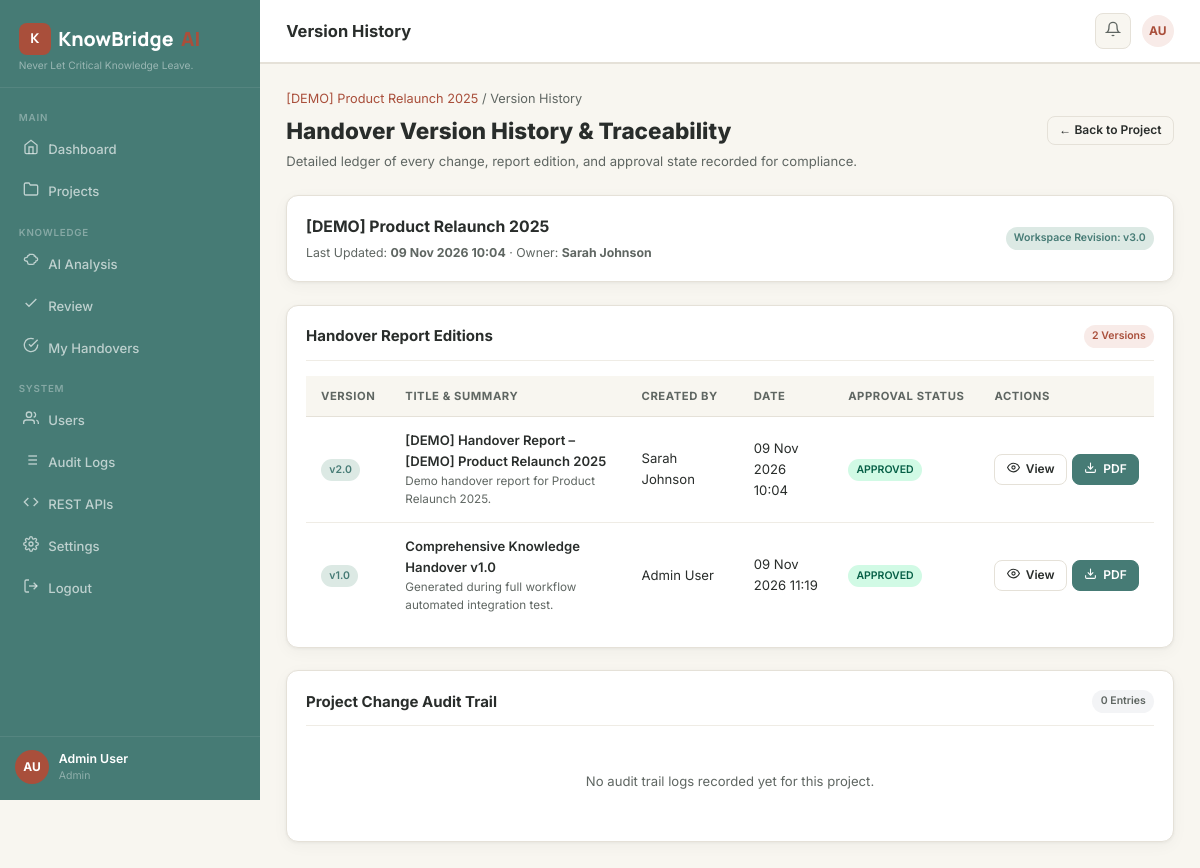
Page /projects/1/version-history (signed in) on the committed database.
### app.py (models this page shows, shortened)
class User(UserMixin, db.Model):
    __tablename__ = 'users'
    id = db.Column(db.Integer, primary_key=True)
    name = db.Column(db.String(120), nullable=False)
    email = db.Column(db.String(255), unique=True, nullable=False)
    password_hash = db.Column(db.String(255), nullable=False)
    role = db.Column(db.String(30), default='team_member')  # admin / project_manager / team_member
    is_active = db.Column(db.Boolean, default=True)
    created_at = db.Column(db.DateTime, default=lambda: datetime.now(timezone.utc))
    avatar_initials = db.Column(db.String(4))
    projects_owned = db.relationship('Project', back_populates='owner', foreign_keys='Project.owner_id')
    memberships = db.relationship('ProjectMember', back_populates='user')
    documents = db.relationship('Document', back_populates='uploader')
    reviews = db.relationship('Review', back_populates='reviewer')
    audit_logs = db.relationship('AuditLog', back_populates='user')
    def is_admin(self): return self.role == 'admin'
    def get_initials(self):
        parts = self.name.strip().split()
        return (''.join(p[0].upper() for p in parts[:2])) if parts else 'U'

class Project(db.Model):
    __tablename__ = 'projects'
    id = db.Column(db.Integer, primary_key=True)
    name = db.Column(db.String(200), nullable=False)
    description = db.Column(db.Text)
    status = db.Column(db.String(30), default='active')  # active/completed/on_hold/archived
    priority = db.Column(db.String(20), default='medium')
    start_date = db.Column(db.Date)
    end_date = db.Column(db.Date)
    is_demo = db.Column(db.Boolean, default=False)
    owner_id = db.Column(db.Integer, db.ForeignKey('users.id'))
    created_at = db.Column(db.DateTime, default=lambda: datetime.now(timezone.utc))
    updated_at = db.Column(db.DateTime, default=lambda: datetime.now(timezone.utc), onupdate=lambda: datetime.now(timezone.utc))
    owner = db.relationship('User', back_populates='projects_owned', foreign_keys=[owner_id])
    members = db.relationship('ProjectMember', back_populates='project', cascade='all, delete-orphan')
    documents = db.relationship('Document', back_populates='project', cascade='all, delete-orphan')
    tasks = db.relationship('Task', back_populates='project', cascade='all, delete-orphan')
    risks = db.relationship('Risk', back_populates='project', cascade='all, delete-orphan')
    decisions = db.relationship('Decision', back_populates='project', cascade='all, delete-orphan')
    reports = db.relationship('HandoverReport', back_populates='project', cascade='all, delete-orphan')
    knowledge_items = db.relationship('ExtractedKnowledge', back_populates='project', cascade='all, delete-orphan')

class HandoverReport(db.Model):
    __tablename__ = 'handover_reports'
    id = db.Column(db.Integer, primary_key=True)
    project_id = db.Column(db.Integer, db.ForeignKey('projects.id'))
    generated_by_id = db.Column(db.Integer, db.ForeignKey('users.id'))
    title = db.Column(db.String(300))
    summary = db.Column(db.Text)
    content_json = db.Column(db.Text)
    status = db.Column(db.String(30), default='draft')  # draft/approved/shared
    approved_by_id = db.Column(db.Integer, db.ForeignKey('users.id'))
    approved_at = db.Column(db.DateTime)
    generated_at = db.Column(db.DateTime, default=lambda: datetime.now(timezone.utc))
    project = db.relationship('Project', back_populates='reports')
    generated_by = db.relationship('User', foreign_keys=[generated_by_id])
    approved_by = db.relationship('User', foreign_keys=[approved_by_id])
    acknowledgements = db.relationship('Acknowledgement', back_populates='report', cascade='all, delete-orphan')

### app.py (the view)
@app.route('/projects/<int:pid>/version-history')
@login_required
def version_history_page(pid):
    p = db.session.get(Project, pid)
    if not p or not can_access_project(pid):
        abort(404)
    logs = AuditLog.query.filter_by(resource_type='project', resource_id=pid).order_by(AuditLog.created_at.desc()).limit(50).all()
    return render_template('version_history.html', project=p, logs=logs)

### app.py (called while the page is built, shortened)
@login_manager.user_loader
def load_user(uid): return db.session.get(User, int(uid))

def can_access_project(project_id):
    if current_user.is_admin():
        return True

@app.context_processor
def inject_globals():
    unread = 0
    if current_user.is_authenticated:
        unread = Notification.query.filter_by(user_id=current_user.id, is_read=False).count()
    return {'unread_notifications': unread, 'now': datetime.now(timezone.utc)}

### templates/version_history.html (shortened to what this page needs)
{% extends 'base.html' %}
{% block topbar_title %}Version History{% endblock %}
{% block content %}
<div class="page-header">
  <div>
    <div style="font-size:.85rem;color:var(--text-secondary);margin-bottom:.25rem;">
      <a href="{{ url_for('project_detail', pid=project.id) }}">{{ project.name }}</a> / Version History
    </div>
    <div class="page-title">Handover Version History & Traceability</div>
    <div class="page-subtitle">Detailed ledger of every change, report edition, and approval state recorded for compliance.</div>
  </div>
  <div style="display:flex;gap:.6rem;">
    <a href="{{ url_for('project_detail', pid=project.id) }}" class="btn btn-outline btn-sm">← Back to Project</a>
  </div>
</div>
<div class="card" style="margin-bottom:1.5rem;padding:1.25rem;">
  <div style="display:flex;justify-content:space-between;align-items:center;flex-wrap:wrap;gap:1rem;">
    <div>
      <div style="font-weight:700;font-size:1.05rem;">{{ project.name }}</div>
      <div style="font-size:.82rem;color:var(--text-secondary);margin-top:.2rem;">
        Last Updated: <strong>{{ project.updated_at.strftime('%d %b %Y %H:%M') if project.updated_at else 'Initial' }}</strong> · Owner: <strong>{{ project.owner.name if project.owner else 'Unknown' }}</strong>
      </div>
    </div>
    <div style="display:flex;gap:.5rem;">
      <span class="badge badge-sage">Workspace Revision: v{{ project.reports|length + 1 }}.0</span>
    </div>
  </div>
</div>
<div class="card">
  <div class="card-header">
    <span class="card-title">Handover Report Editions</span>
    <span class="badge badge-primary">{{ project.reports|length }} Versions</span>
  </div>
  {% if project.reports %}
  <div class="table-wrap">
    <table class="kb-table">
      <thead>
        <tr>
          <th>Version</th>
          <th>Title & Summary</th>
          <th>Created By</th>
          <th>Date</th>
          <th>Approval Status</th>
          <th>Actions</th>
        </tr>
      </thead>
      <tbody>
        {% for r in project.reports %}
        <tr>
          <td><span class="badge badge-sage">v{{ loop.revindex }}.0</span></td>
          <td>
            <div style="font-weight:600;">{{ r.title }}</div>
            <div style="font-size:.78rem;color:var(--text-secondary);">{{ r.summary }}</div>
          </td>
          <td>{{ r.generated_by.name if r.generated_by else 'Unknown' }}</td>
          <td>{{ r.generated_at.strftime('%d %b %Y %H:%M') }}</td>
          <td>
            <span class="badge {% if r.status=='approved' %}badge-success{% elif r.status=='shared' %}badge-info{% else %}badge-muted{% endif %}">
              {{ r.status|upper }}
            </span>
          </td>
          <td>
            <div style="display:flex;gap:.35rem;">
              <a href="{{ url_for('view_report', rid=r.id) }}" class="btn btn-outline btn-sm"><span data-icon="eye"></span> View</a>
              <a href="{{ url_for('download_report_pdf', rid=r.id) }}" class="btn btn-forest btn-sm"><span data-icon="download"></span> PDF</a>
            </div>
          </td>
        </tr>
        {% endfor %}
      </tbody>
    </table>
  </div>
  {% endif %}
</div>
<div class="card" style="margin-top:1.5rem;">
  <div class="card-header">
    <span class="card-title">Project Change Audit Trail</span>
    <span class="badge badge-muted">{{ logs|length }} Entries</span>
  </div>
  {% if logs %}
  <div class="table-wrap">
    <table class="kb-table">
      <thead>
        <tr>
          <th>Timestamp</th>
          <th>Actor</th>
          <th>Action</th>
          <th>Details</th>
          <th>Origin IP</th>
        </tr>
      </thead>
      <tbody>
        {% for l in logs %}
        <tr>
          <td style="font-size:.8rem;white-space:nowrap;">{{ l.created_at.strftime('%d %b %Y %H:%M') }}</td>
          <td><strong>{{ l.user.name if l.user else 'System' }}</strong></td>
          <td><span class="badge badge-sage">{{ l.action.replace('_',' ')|title }}</span></td>
          <td style="font-size:.8rem;color:var(--text-secondary);">{{ l.details or '—' }}</td>
          <td style="font-size:.78rem;color:var(--text-secondary);">{{ l.ip_address or '127.0.0.1' }}</td>
        </tr>
        {% endfor %}
      </tbody>
    </table>
  </div>
  {% else %}
  <div class="empty-state" style="padding:2rem;"><p>No audit trail logs recorded yet for this project.</p></div>
  {% endif %}
</div>
{% endblock %}

### templates/base.html (shortened to what this page needs)
<!DOCTYPE html>
<html lang="en">
<head>
<link rel="stylesheet" href="{{ url_for('static', filename='css/style.css') }}">
</head>
<body>
{% block body %}
<div class="app-wrapper">
  <aside class="sidebar" id="sidebar">
    <div class="sidebar-brand">
      <div class="brand-name">
        <div class="brand-icon">K</div>
        KnowBridge<span style="color:var(--primary);">AI</span>
      </div>
      <div class="tagline">Never Let Critical Knowledge Leave.</div>
    </div>
    <nav class="sidebar-nav">
      <span class="nav-section-label">Main</span>
      <ul style="list-style:none;padding:0;margin:0;">
        <li class="nav-item">
          <a href="{{ url_for('dashboard') }}" class="nav-link {% if request.endpoint=='dashboard' %}active{% endif %}">
            <span class="nav-icon" data-icon="home"></span> Dashboard
          </a>
        </li>
        <li class="nav-item">
          <a href="{{ url_for('projects') }}" class="nav-link {% if 'project' in (request.endpoint or '') %}active{% endif %}">
            <span class="nav-icon" data-icon="folder"></span> Projects
          </a>
        </li>
      </ul>
      <span class="nav-section-label">Knowledge</span>
      <ul style="list-style:none;padding:0;margin:0;">
        <li class="nav-item">
          <a href="#" onclick="ToastManager.show('Select a project first, then access AI Summary.','info');return false;" class="nav-link">
            <span class="nav-icon" data-icon="brain"></span> AI Analysis
          </a>
        </li>
        <li class="nav-item">
          <a href="#" onclick="ToastManager.show('Select a project to review items.','info');return false;" class="nav-link">
            <span class="nav-icon" data-icon="check"></span> Review
          </a>
        </li>
        <li class="nav-item">
          <a href="{{ url_for('my_acknowledgements') }}" class="nav-link {% if request.endpoint=='my_acknowledgements' %}active{% endif %}">
            <span class="nav-icon" data-icon="ack"></span> My Handovers
          </a>
        </li>
      </ul>
      <span class="nav-section-label">System</span>
      <ul style="list-style:none;padding:0;margin:0;">
        {% if current_user.is_authenticated and current_user.is_admin() %}
        <li class="nav-item">
          <a href="{{ url_for('users_page') }}" class="nav-link {% if request.endpoint=='users_page' %}active{% endif %}">
            <span class="nav-icon" data-icon="users"></span> Users
          </a>
        </li>
        <li class="nav-item">
          <a href="{{ url_for('audit_logs') }}" class="nav-link {% if request.endpoint=='audit_logs' %}active{% endif %}">
            <span class="nav-icon" data-icon="log"></span> Audit Logs
          </a>
        </li>
        {% endif %}
        {% if current_user.is_authenticated %}
        <li class="nav-item">
          <a href="{{ url_for('api_docs_page') }}" class="nav-link {% if request.endpoint=='api_docs_page' %}active{% endif %}">
            <span class="nav-icon" data-icon="code"></span> REST APIs
          </a>
        </li>
        <li class="nav-item">
          <a href="{{ url_for('settings') }}" class="nav-link {% if request.endpoint=='settings' %}active{% endif %}">
            <span class="nav-icon" data-icon="settings"></span> Settings
          </a>
        </li>
        <li class="nav-item">
          <a href="{{ url_for('logout') }}" class="nav-link">
            <span class="nav-icon" data-icon="logout"></span> Logout
          </a>
        </li>
        {% else %}
        <li class="nav-item">
          <a href="{{ url_for('login') }}" class="nav-link">
            <span class="nav-icon" data-icon="logout"></span> Sign In
          </a>
        </li>
        {% endif %}
      </ul>
    </nav>
    <div class="sidebar-footer">
      <div class="sidebar-user">
        <div class="sidebar-avatar">{% if current_user.is_authenticated %}{{ current_user.get_initials() }}{% else %}KB{% endif %}</div>
        <div class="sidebar-user-info">
          <div class="user-name">{% if current_user.is_authenticated %}{{ current_user.name }}{% else %}Guest Visitor{% endif %}</div>
          <div class="user-role">{% if current_user.is_authenticated %}{{ current_user.role.replace('_',' ').title() }}{% else %}Guest{% endif %}</div>
        </div>
      </div>
    </div>
  </aside>
  <div class="main-content">
    <header class="topbar">
      <div style="display:flex;align-items:center;gap:.75rem;min-width:0;">
        <div class="topbar-title">{% block topbar_title %}KnowBridge AI{% endblock %}</div>
      </div>
      <div class="topbar-right">
        {% if current_user.is_authenticated %}
        <button class="topbar-btn" onclick="markNotificationsRead()" title="Notifications">
          <span data-icon="bell"></span>
        </button>
        <div style="width:32px;height:32px;background:var(--primary-light);border-radius:50%;display:flex;align-items:center;justify-content:center;font-size:.8rem;font-weight:700;color:var(--primary);">
          {{ current_user.get_initials() }}
        </div>
        {% else %}
        <a href="{{ url_for('login') }}" class="btn btn-primary btn-sm">Sign In</a>
        {% endif %}
      </div>
    </header>
    <main class="page-content">
      {% block content %}{% endblock %}
    </main>
  </div>
</div>
{% endblock %}
</body>
</html>

### rows in the picture
User: get_initials "AU", name "Admin User", role.replace "Admin"
Project: name "[DEMO] Product Relaunch 2025", updated_at "09 Nov 2026 10:04"
User: owner "Sarah Johnson"
HandoverReport: title "[DEMO] Handover Report – [DEMO] Product Relaunch 2025", summary "Demo handover report for Product Relaunch 2025.", generated_by "Sarah Johnson", generated_at "09 Nov 2026 10:04", status "APPROVED"
HandoverReport: title "Comprehensive Knowledge Handover v1.0", summary "Generated during full workflow automated integration test.", generated_by "Admin User", generated_at "09 Nov 2026 11:19", status "APPROVED"

### other values in the picture
{{ project.reports|length + 1 }} "3"
{{ project.reports|length }} "2"
{{ logs|length }} "0"
